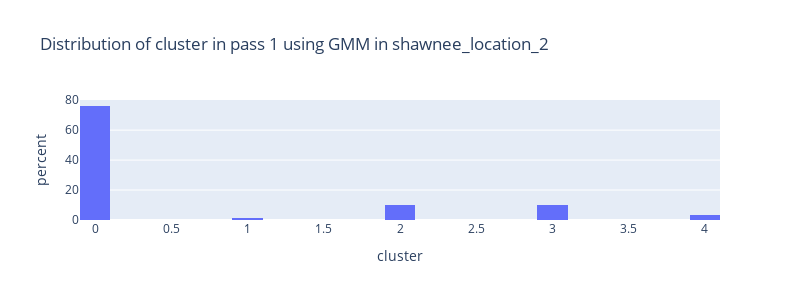
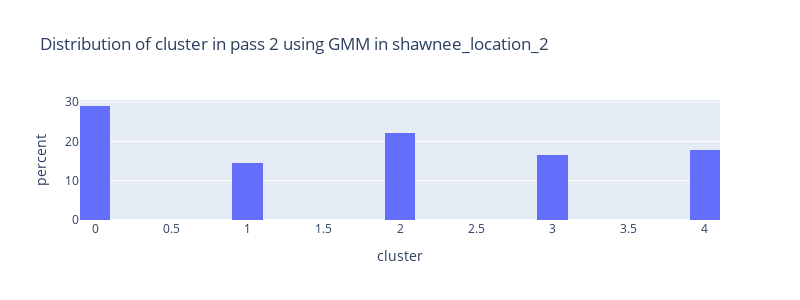
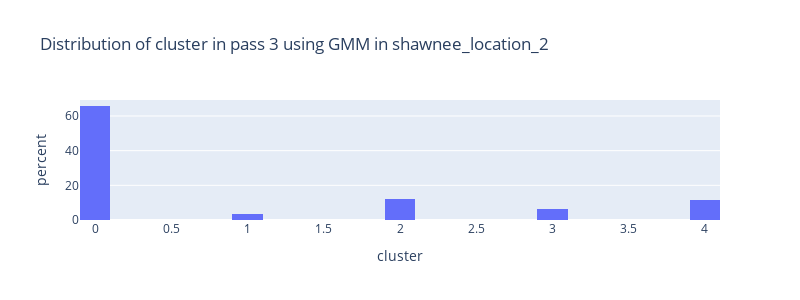
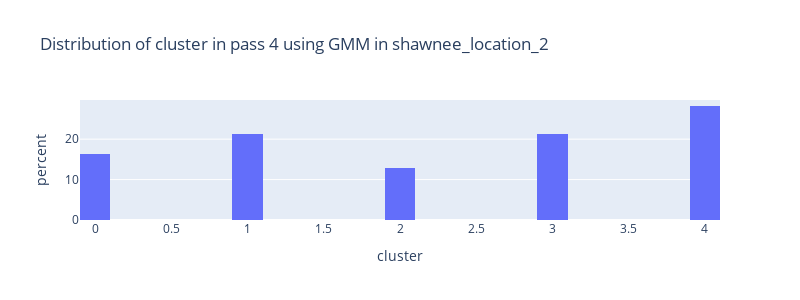

Here is the notebook cell these charts were saved with, in order:
### Code cell
nbins=len(full_data.cluster.unique())

for i in range(len(each_data)):
    if i==0:
        continue
#     if each_data
    title=f"Distribution of cluster in pass {i} using {model_name} in {location_name}"
    
    fig = px.histogram(each_data[i], 
                       x="cluster",
                       histnorm='percent',
                       nbins=30,
                       title=title,
                       width=800,
                       height=300
                      )
#     fig.write_image(folder_location/model_name/title/f"_field_pass{passes[i]}.png")
    fig.show()

### Figure 1 — Plotly figure (JSON) as saved in the notebook; plotly's stock layout.template omitted (floating-point values rounded to 4 significant figures; data arrays with more than 128 entries replaced by an {"elided": "..."} marker saying what was removed)
{"data": [{"alignmentgroup": "True", "bingroup": "x", "histnorm": "percent", "hovertemplate": "cluster=%{x}<br>percent=%{y}<extra></extra>", "legendgroup": "", "marker": {"color": "#636efa", "pattern": {"shape": ""}}, "name": "", "nbinsx": 30, "offsetgroup": "", "orientation": "v", "showlegend": false, "type": "histogram", "x": {"elided": "226 int values"}, "xaxis": "x", "yaxis": "y"}], "layout": {"barmode": "relative", "height": 300, "legend": {"tracegroupgap": 0}, "title": {"text": "Distribution of cluster in pass 1 using GMM in shawnee_location_2"}, "width": 800, "xaxis": {"anchor": "y", "domain": [0, 1], "title": {"text": "cluster"}}, "yaxis": {"anchor": "x", "domain": [0, 1], "title": {"text": "percent"}}}}

### Figure 2 — Plotly figure (JSON) as saved in the notebook; plotly's stock layout.template omitted (floating-point values rounded to 4 significant figures; data arrays with more than 128 entries replaced by an {"elided": "..."} marker saying what was removed)
{"data": [{"alignmentgroup": "True", "bingroup": "x", "histnorm": "percent", "hovertemplate": "cluster=%{x}<br>percent=%{y}<extra></extra>", "legendgroup": "", "marker": {"color": "#636efa", "pattern": {"shape": ""}}, "name": "", "nbinsx": 30, "offsetgroup": "", "orientation": "v", "showlegend": false, "type": "histogram", "x": {"elided": "186 int values"}, "xaxis": "x", "yaxis": "y"}], "layout": {"barmode": "relative", "height": 300, "legend": {"tracegroupgap": 0}, "title": {"text": "Distribution of cluster in pass 2 using GMM in shawnee_location_2"}, "width": 800, "xaxis": {"anchor": "y", "domain": [0, 1], "title": {"text": "cluster"}}, "yaxis": {"anchor": "x", "domain": [0, 1], "title": {"text": "percent"}}}}

### Figure 3 — Plotly figure (JSON) as saved in the notebook; plotly's stock layout.template omitted (floating-point values rounded to 4 significant figures; data arrays with more than 128 entries replaced by an {"elided": "..."} marker saying what was removed)
{"data": [{"alignmentgroup": "True", "bingroup": "x", "histnorm": "percent", "hovertemplate": "cluster=%{x}<br>percent=%{y}<extra></extra>", "legendgroup": "", "marker": {"color": "#636efa", "pattern": {"shape": ""}}, "name": "", "nbinsx": 30, "offsetgroup": "", "orientation": "v", "showlegend": false, "type": "histogram", "x": {"elided": "187 int values"}, "xaxis": "x", "yaxis": "y"}], "layout": {"barmode": "relative", "height": 300, "legend": {"tracegroupgap": 0}, "title": {"text": "Distribution of cluster in pass 3 using GMM in shawnee_location_2"}, "width": 800, "xaxis": {"anchor": "y", "domain": [0, 1], "title": {"text": "cluster"}}, "yaxis": {"anchor": "x", "domain": [0, 1], "title": {"text": "percent"}}}}

### Figure 4 — Plotly figure (JSON) as saved in the notebook; plotly's stock layout.template omitted (floating-point values rounded to 4 significant figures; data arrays with more than 128 entries replaced by an {"elided": "..."} marker saying what was removed)
{"data": [{"alignmentgroup": "True", "bingroup": "x", "histnorm": "percent", "hovertemplate": "cluster=%{x}<br>percent=%{y}<extra></extra>", "legendgroup": "", "marker": {"color": "#636efa", "pattern": {"shape": ""}}, "name": "", "nbinsx": 30, "offsetgroup": "", "orientation": "v", "showlegend": false, "type": "histogram", "x": {"elided": "234 int values"}, "xaxis": "x", "yaxis": "y"}], "layout": {"barmode": "relative", "height": 300, "legend": {"tracegroupgap": 0}, "title": {"text": "Distribution of cluster in pass 4 using GMM in shawnee_location_2"}, "width": 800, "xaxis": {"anchor": "y", "domain": [0, 1], "title": {"text": "cluster"}}, "yaxis": {"anchor": "x", "domain": [0, 1], "title": {"text": "percent"}}}}
